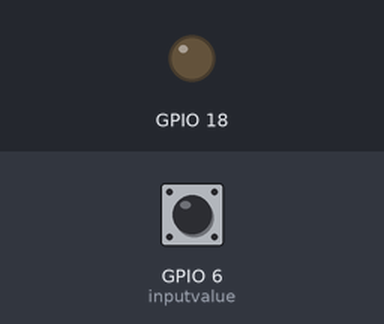
This program was run on a simulated Raspberry Pi (BCM pin numbers). Shown: output pins drawn as LEDs (lit = HIGH). The test bench sets the inputs (shaded band); at power-on: GPIO 6 (inputvalue) LOW.

Above: at 1.2 s.
1.3 s: GPIO 6 (inputvalue) pulled HIGH for 0.15 s
At 1.37 s:
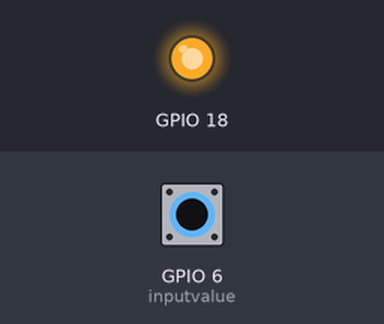
2.9 s: GPIO 6 (inputvalue) pulled HIGH for 3.2 s
At 7.4 s:
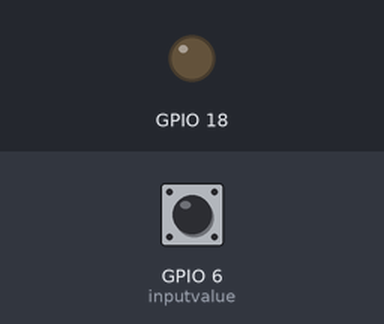
Timing chart, 0 to 8.9 s (numbered marks = the images above; inputs shaded):
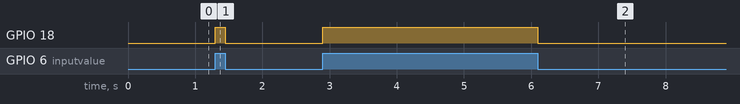

The program:

switch_buzzer.py
```python
import RPi.GPIO as GPIO
from time import sleep
GPIO.setmode(GPIO.BCM)
GPIO.setup(6,GPIO.IN,pull_up_down=GPIO.PUD_DOWN)
GPIO.setup(18,GPIO.OUT)
while True:
    inputvalue=GPIO.input(6)
    if(inputvalue ==True):
        GPIO.output(18,GPIO.HIGH)
    else:
        GPIO.output(18,GPIO.LOW)
```

Measured:
- after the input at 1.3 s, GPIO 18: LOW → HIGH at once, → LOW 0.15 s later
- after the input at 2.9 s, GPIO 18: LOW → HIGH at once, → LOW 3.2 s later
